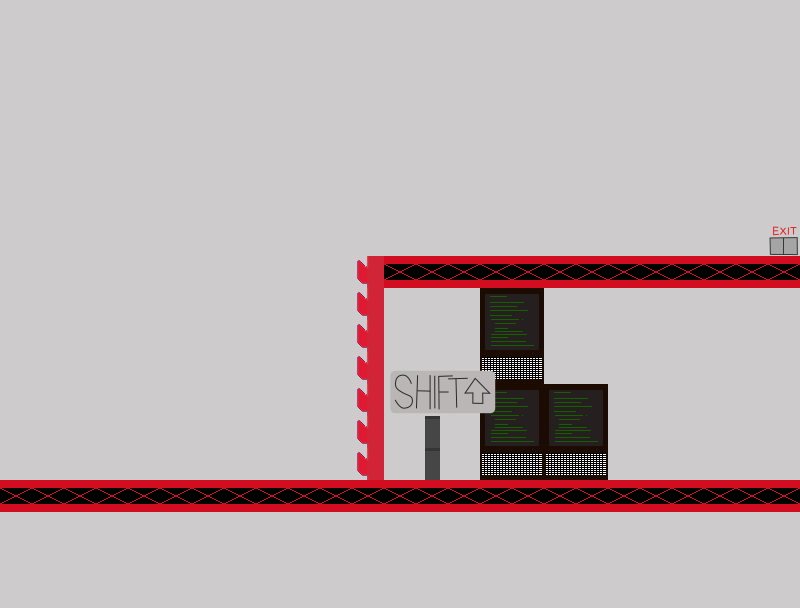

This is a level from a 2D game, rendered from its Tiled map with the project's own tilesets. A one-line summary and the complete map file follow:
An orthogonal 25x19 tile map with 32x32 px tiles, 3 tile layers (background, foreground, inst), 5 tilesets and 8 objects (player, goal).

<map version="1.0" orientation="orthogonal" renderorder="right-down" width="25" height="19" tilewidth="32" tileheight="32" nextobjectid="101">
 <tileset firstgid="1" name="factory_tilesheet" tilewidth="32" tileheight="32" tilecount="15" columns="5">
  <image source="factory_tilesheet.png" width="160" height="96" />
 </tileset>
 <tileset firstgid="16" name="inst" tilewidth="32" tileheight="48" tilecount="4" columns="4">
  <image source="left_right_buttons.png" width="128" height="48" />
 </tileset>
 <tileset firstgid="20" name="space" tilewidth="32" tileheight="48" tilecount="4" columns="4">
  <image source="space.png" width="128" height="48" />
 </tileset>
 <tileset firstgid="24" name="shift" tilewidth="32" tileheight="48" tilecount="4" columns="4">
  <image source="shift.png" width="128" height="48" />
 </tileset>
 <tileset firstgid="28" name="exit" tilewidth="32" tileheight="32" tilecount="1" columns="1">
  <image source="exit.png" width="32" height="32" />
 </tileset>
 <layer name="background" width="25" height="19">
  <data encoding="csv">
7,7,7,7,7,7,7,7,7,7,7,7,7,7,7,7,7,7,7,7,7,7,7,7,7,
7,7,7,7,7,7,7,7,7,7,7,7,7,7,7,7,7,7,7,7,7,7,7,7,7,
7,7,7,7,7,7,7,7,7,7,7,7,7,7,7,7,7,7,7,7,7,7,7,7,7,
7,7,7,7,7,7,7,7,7,7,7,7,7,7,7,7,7,7,7,7,7,7,7,7,7,
7,7,7,7,7,7,7,7,7,7,7,7,7,7,7,7,7,7,7,7,7,7,7,7,7,
7,7,7,7,7,7,7,7,7,7,7,7,7,7,7,7,7,7,7,7,7,7,7,7,7,
7,7,7,7,7,7,7,7,7,7,7,7,7,7,7,7,7,7,7,7,7,7,7,7,7,
7,7,7,7,7,7,7,7,7,7,7,7,7,7,7,7,7,7,7,7,7,7,7,7,7,
7,7,7,7,7,7,7,7,7,7,7,7,7,7,7,7,7,7,7,7,7,7,7,7,7,
7,7,7,7,7,7,7,7,7,7,7,7,7,7,7,7,7,7,7,7,7,7,7,7,7,
7,7,7,7,7,7,7,7,7,7,7,7,7,7,7,7,7,7,7,7,7,7,7,7,7,
7,7,7,7,7,7,7,7,7,7,7,7,7,7,7,7,7,7,7,7,7,7,7,7,7,
7,7,7,7,7,7,7,7,7,7,7,7,7,7,7,7,7,7,7,7,7,7,7,7,7,
7,7,7,7,7,7,7,7,7,7,7,7,7,7,7,7,7,7,7,7,7,7,7,7,7,
7,7,7,7,7,7,7,7,7,7,7,7,7,7,7,7,7,7,7,7,7,7,7,7,7,
7,7,7,7,7,7,7,7,7,7,7,7,7,7,7,7,7,7,7,7,7,7,7,7,7,
7,7,7,7,7,7,7,7,7,7,7,7,7,7,7,7,7,7,7,7,7,7,7,7,7,
7,7,7,7,7,7,7,7,7,7,7,7,7,7,7,7,7,7,7,7,7,7,7,7,7,
7,7,7,7,7,7,7,7,7,7,7,7,7,7,7,7,7,7,7,7,7,7,7,7,7
</data>
 </layer>
 <layer name="foreground" width="25" height="19">
  <data encoding="csv">
0,0,0,0,0,0,0,0,0,0,0,0,0,0,0,0,0,0,0,0,0,0,0,0,0,
0,0,0,0,0,0,0,0,0,0,0,0,0,0,0,0,0,0,0,0,0,0,0,0,0,
0,0,0,0,0,0,0,0,0,0,0,0,0,0,0,0,0,0,0,0,0,0,0,0,0,
0,0,0,0,0,0,0,0,0,0,0,0,0,0,0,0,0,0,0,0,0,0,0,0,0,
0,0,0,0,0,0,0,0,0,0,0,0,0,0,0,0,0,0,0,0,0,0,0,0,0,
0,0,0,0,0,0,0,0,0,0,0,0,0,0,0,0,0,0,0,0,0,0,0,0,0,
0,0,0,0,0,0,0,0,0,0,0,0,0,0,0,0,0,0,0,0,0,0,0,0,0,
0,0,0,0,0,0,0,0,0,0,0,0,0,0,0,0,0,0,0,0,0,0,0,0,28,
0,0,0,0,0,0,0,0,0,0,0,1,3,3,3,3,3,3,3,3,3,3,3,3,3,
0,0,0,0,0,0,0,0,0,0,0,1,0,0,0,4,5,0,0,0,0,0,0,0,0,
0,0,0,0,0,0,0,0,0,0,0,1,0,0,0,9,10,0,0,0,0,0,0,0,0,
0,0,0,0,0,0,0,0,0,0,0,1,0,0,0,14,15,0,0,0,0,0,0,0,0,
0,0,0,0,0,0,0,0,0,0,0,1,0,0,0,4,5,4,5,0,0,0,0,0,0,
0,0,0,0,0,0,0,0,0,0,0,1,0,6,0,9,10,9,10,0,0,0,0,0,0,
0,0,0,0,0,0,0,0,0,0,0,1,0,6,0,14,15,14,15,0,0,0,0,0,12,
3,3,3,3,3,3,3,3,3,3,3,3,3,3,3,3,3,3,3,3,3,3,3,3,3,
0,0,0,0,0,0,0,0,0,0,0,0,0,0,0,0,0,0,0,0,0,0,0,0,0,
0,0,0,0,0,0,0,0,0,0,0,0,0,0,0,0,0,0,0,0,0,0,0,0,0,
0,0,0,0,0,0,0,0,0,0,0,0,0,0,0,0,0,0,0,0,0,0,0,0,0
</data>
 </layer>
 <objectgroup name="collision">
  <object id="44" name="player" x="23.6667" y="391.667" width="28" height="30">
   <properties>
    <property name="sensor" type="bool" value="false" />
   </properties>
  </object>
  <object id="90" name="goal" x="768" y="224" width="32" height="32">
   <properties>
    <property name="collidable" type="bool" value="true" />
    <property name="sensor" type="bool" value="true" />
    <property name="type" value="goal" />
   </properties>
  </object>
  <object id="91" x="0" y="480">
   <properties>
    <property name="collidable" type="bool" value="true" />
    <property name="type" value="floor" />
   </properties>
   <polyline points="0,0 800,0" />
  </object>
  <object id="94" x="0" y="0">
   <properties>
    <property name="collidable" type="bool" value="true" />
    <property name="type" value="bounds" />
   </properties>
   <polyline points="0,0 0,736 800,736 800,0" />
  </object>
  <object id="96" x="-388" y="640">
   <properties>
    <property name="collidable" type="bool" value="true" />
    <property name="type" value="killbox" />
   </properties>
   <polyline points="0,0 1476,0" />
  </object>
  <object id="98" x="367.333" y="256" width="301.469">
   <properties>
    <property name="collidable" type="bool" value="true" />
    <property name="type" value="floor" />
   </properties>
   <polyline points="0,0 444.667,0" />
  </object>
  <object id="99" x="368.5" y="256" width="160" rotation="90">
   <properties>
    <property name="collidable" type="bool" value="true" />
    <property name="facing" value="left" />
    <property name="type" value="hook" />
   </properties>
   <polyline points="0,0 236,0" />
  </object>
  <object id="100" x="467" y="366.333" width="47.7042" rotation="90">
   <properties>
    <property name="collidable" type="bool" value="true" />
    <property name="type" value="wall" />
   </properties>
   <polyline points="0,0 70.3636,0" />
  </object>
 </objectgroup>
 <layer name="inst" width="25" height="19">
  <data encoding="csv">
0,0,0,0,0,0,0,0,0,0,0,0,0,0,0,0,0,0,0,0,0,0,0,0,0,
0,0,0,0,0,0,0,0,0,0,0,0,0,0,0,0,0,0,0,0,0,0,0,0,0,
0,0,0,0,0,0,0,0,0,0,0,0,0,0,0,0,0,0,0,0,0,0,0,0,0,
0,0,0,0,0,0,0,0,0,0,0,0,0,0,0,0,0,0,0,0,0,0,0,0,0,
0,0,0,0,0,0,0,0,0,0,0,0,0,0,0,0,0,0,0,0,0,0,0,0,0,
0,0,0,0,0,0,0,0,0,0,0,0,0,0,0,0,0,0,0,0,0,0,0,0,0,
0,0,0,0,0,0,0,0,0,0,0,0,0,0,0,0,0,0,0,0,0,0,0,0,0,
0,0,0,0,0,0,0,0,0,0,0,0,0,0,0,0,0,0,0,0,0,0,0,0,0,
0,0,0,0,0,0,0,0,0,0,0,0,0,0,0,0,0,0,0,0,0,0,0,0,0,
0,0,0,0,0,0,0,0,0,0,0,0,0,0,0,0,0,0,0,0,0,0,0,0,0,
0,0,0,0,0,0,0,0,0,0,0,0,0,0,0,0,0,0,0,0,0,0,0,0,0,
0,0,0,0,0,0,0,0,0,0,0,0,0,0,0,0,0,0,0,0,0,0,0,0,0,
0,0,0,0,0,0,0,0,0,0,0,0,24,25,26,27,0,0,0,0,0,0,0,0,0,
0,0,0,0,0,0,0,0,0,0,0,0,0,0,0,0,0,0,0,0,0,0,0,0,0,
0,0,0,0,0,0,0,0,0,0,0,0,0,0,0,0,0,0,0,0,0,0,0,0,0,
0,0,0,0,0,0,0,0,0,0,0,0,0,0,0,0,0,0,0,0,0,0,0,0,0,
0,0,0,0,0,0,0,0,0,0,0,0,0,0,0,0,0,0,0,0,0,0,0,0,0,
0,0,0,0,0,0,0,0,0,0,0,0,0,0,0,0,0,0,0,0,0,0,0,0,0,
0,0,0,0,0,0,0,0,0,0,0,0,0,0,0,0,0,0,0,0,0,0,0,0,0
</data>
 </layer>
</map>
